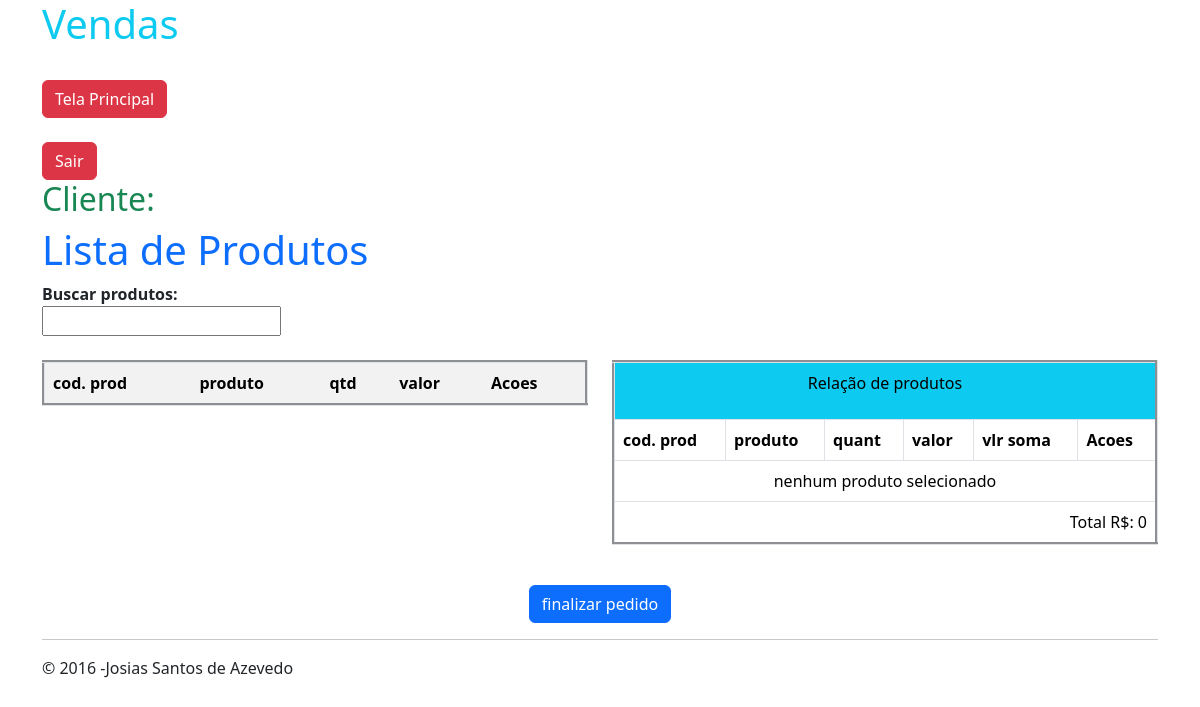
Page /vendas/venda_usuario.php (signed in) on the earlier database version.
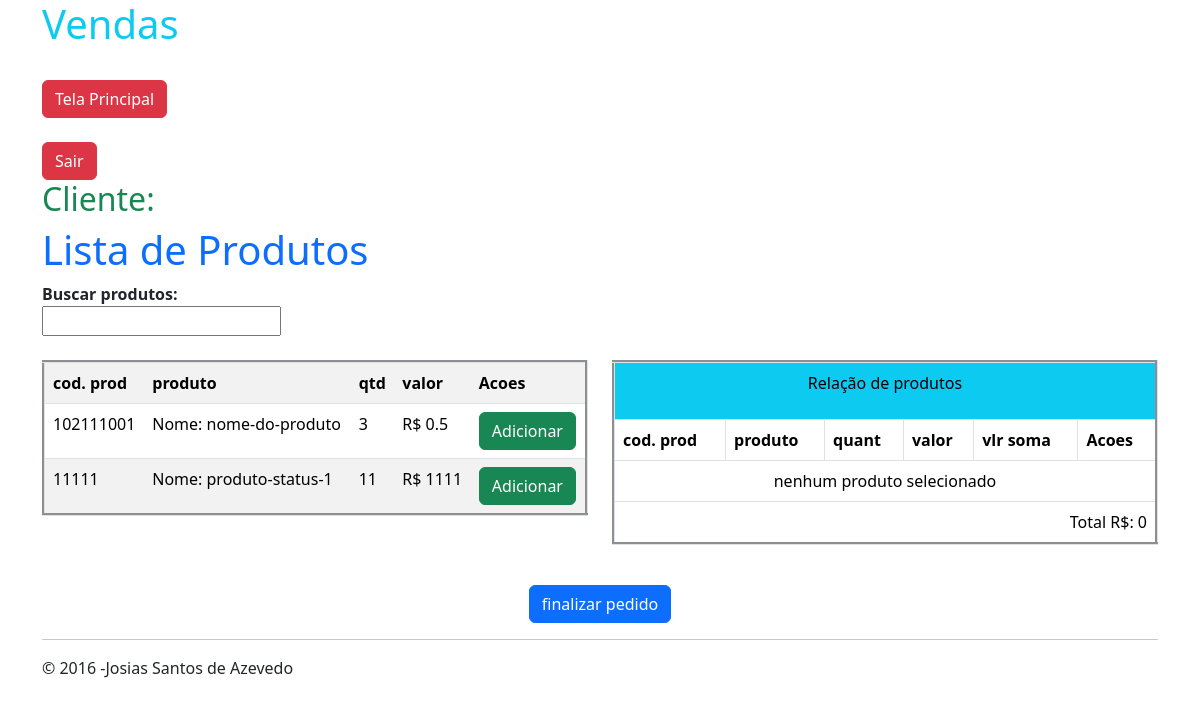
Same page on the later database version.
### tables this page shows
CREATE TABLE `produtos` (
  `id_produto` int(11) NOT NULL,
  `cod_prod` bigint(25) NOT NULL,
  `produto` varchar(100) NOT NULL,
  `quantidade` double(10,2) NOT NULL,
  `valor` double(10,2) NOT NULL,
  `descricao` varchar(150) NOT NULL,
  `status` int(1) NOT NULL
);

### vendas/venda_usuario.php (the view, shortened to what this page needs)
<?php
require_once('../database.php');
?>
<!DOCTYPE html>
<html lang="pt-br">
 <head>
    <link href="https://cdn.jsdelivr.net/npm/bootstrap@5.3.3/dist/css/bootstrap.min.css" rel="stylesheet">
</head>
<body>
<div class="container"  >
<h1 class="text-info">Vendas</h1>
<br />
 <div class="form-group">
            <a class="btn btn-danger" href="../tela_principal.php">Tela Principal</a>
<a href="../sair.php" class="btn btn-danger">Sair</a>
</div>
<h2 class="text-success">Cliente:</h2>
</div>
    <div class="container">
<h1 class="text-primary">Lista de Produtos</h1>
<strong>Buscar produtos:</strong><br />
<input type="text" id="busca"  onKeyUp="buscarprodutos(this.value)" />
<div class="row">
<div  id="resultado" class="col">
    <table border="3" class="table table-striped" >
<tr>
    <th scope="col">cod. prod</th>
    <th scope="col">produto</th>
    <th scope="col">qtd</th>
    <th scope="col">valor</th>
     <th scope="col">Acoes</th>
  </tr>
<?php
$sql = "SELECT * FROM produtos LIMIT 0,10";
        $consulta = $conexao->prepare($sql);
        $consulta->execute(array());
		while($lr = $consulta->fetch(PDO::FETCH_ASSOC)){
			if($lr['status'] > 0 && $lr['quantidade'] > 0){
	echo '<tr><td>'.$lr['cod_prod'].'</td><td> Nome: '.$lr['produto'].'</td>
	<td>'.$lr['quantidade'].' </td>
	<td>R$ '.$lr['valor'].' </td><td><a class="btn btn-success" href="venda_usuario.php?acao=add&id='.$lr['id_produto'].'">Adicionar</a></td></tr>';}
		}
		?>
    </table>
</div>
    <div class="col">
<form action="?acao=up" method="post">
<table align="right"  border="3" class="table table-bordered" >
<tr>
    <td align="center" colspan="6" class="bg-info"><p>Relação de produtos<p></td>
</tr>
  <tr>
    <th scope="col">cod. prod</th>
    <th scope="col">produto</th>
    <th scope="col">quant</th>
    <th scope="col">valor</th>
     <th scope="col">vlr soma</th>
      <th scope="col">Acoes</th>
  </tr>
  <?php
  $total=0;
  if(count($_SESSION['list_prod'])==0){
	  echo '<tr><td align="center" class="alert alert-success" colspan="6">nenhum produto selecionado</td></tr>';
	  }
  echo'<tr><td align="right" colspan="6">Total R$: '.$total.'</td></tr>'
  ?>
  </table>
</form>
</div>
    <div class="container">
<div align="center" class="container">
<form   action="conclui_venda.php" method="post">
<input type="submit" class="btn btn-primary" name="enviar" value="finalizar pedido" />
</form>
</div>
</div>
<div class="container">
<hr/>
		<div class= "foot well">
		<P>&copy; 2016 -Josias Santos de Azevedo </P>
		</div></div>
</body>
</html>

Differences in the rows shown:
now on this page (row edited): produtos: cod_prod "102111001", produto "nome-do-produto", quantidade "3", valor "0.5"
added produtos: cod_prod "11111", produto "produto-status-1", quantidade "11", valor "1111"
